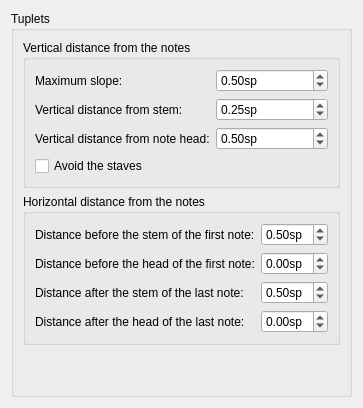
     <widget class="QWidget" name="Page19">
      <layout class="QVBoxLayout" name="verticalLayout_301">
       <property name="spacing">
        <number>0</number>
       </property>
       <item>
        <widget class="QGroupBox" name="groupBox">
         <property name="title">
          <string>Tuplets</string>
         </property>
         <layout class="QVBoxLayout" name="verticalLayout_38">
          <item>
           <widget class="QGroupBox" name="verticalDistance">
            <property name="title">
             <string>Vertical distance from the notes</string>
            </property>
            <layout class="QFormLayout" name="formLayout_5">
             <item row="0" column="0">
              <widget class="QLabel" name="label_48">
               <property name="text">
                <string>Maximum slope:</string>
               </property>
               <property name="buddy">
                <cstring>tupletMaxSlope</cstring>
               </property>
              </widget>
             </item>
             <item row="1" column="0">
              <widget class="QLabel" name="label_49">
               <property name="text">
                <string>Vertical distance from stem:</string>
               </property>
               <property name="buddy">
                <cstring>tupletVStemDistance</cstring>
               </property>
              </widget>
             </item>
             <item row="2" column="0">
              <widget class="QLabel" name="label_50">
               <property name="text">
                <string>Vertical distance from note head:</string>
               </property>
               <property name="buddy">
                <cstring>tupletVHeadDistance</cstring>
               </property>
              </widget>
             </item>
             <item row="3" column="0">
              <widget class="QCheckBox" name="tupletOutOfStaff">
               <property name="text">
                <string>Avoid the staves</string>
               </property>
              </widget>
             </item>
             <item row="1" column="1">
              <widget class="QDoubleSpinBox" name="tupletVStemDistance">
               <property name="suffix">
                <string>sp</string>
               </property>
               <property name="minimum">
                <double>-5.000000000000000</double>
               </property>
               <property name="maximum">
                <double>5.000000000000000</double>
               </property>
               <property name="singleStep">
                <double>0.050000000000000</double>
               </property>
               <property name="value">
                <double>0.250000000000000</double>
               </property>
              </widget>
             </item>
             <item row="2" column="1">
              <widget class="QDoubleSpinBox" name="tupletVHeadDistance">
               <property name="suffix">
                <string>sp</string>
               </property>
               <property name="minimum">
                <double>-5.000000000000000</double>
               </property>
               <property name="maximum">
                <double>5.000000000000000</double>
               </property>
               <property name="singleStep">
                <double>0.050000000000000</double>
               </property>
               <property name="value">
                <double>0.500000000000000</double>
               </property>
              </widget>
             </item>
             <item row="0" column="1">
              <widget class="QDoubleSpinBox" name="tupletMaxSlope">
               <property name="suffix">
                <string extracomment="spatium unit">sp</string>
               </property>
               <property name="minimum">
                <double>0.100000000000000</double>
               </property>
               <property name="maximum">
                <double>1.000000000000000</double>
               </property>
               <property name="singleStep">
                <double>0.050000000000000</double>
               </property>
               <property name="value">
                <double>0.500000000000000</double>
               </property>
              </widget>
             </item>
            </layout>
           </widget>
          </item>
          <item>
           <widget class="QGroupBox" name="groupBox_26">
            <property name="title">
             <string>Horizontal distance from the notes</string>
            </property>
            <layout class="QFormLayout" name="formLayout_8">
             <item row="0" column="0">
              <widget class="QLabel" name="label_51">
               <property name="text">
                <string>Distance before the stem of the first note:</string>
               </property>
               <property name="buddy">
                <cstring>tupletStemLeftDistance</cstring>
               </property>
              </widget>
             </item>
             <item row="1" column="0">
              <widget class="QLabel" name="label_55">
               <property name="text">
                <string>Distance before the head of the first note:</string>
               </property>
               <property name="buddy">
                <cstring>tupletNoteLeftDistance</cstring>
               </property>
              </widget>
             </item>
             <item row="2" column="0">
              <widget class="QLabel" name="label_56">
               <property name="text">
                <string>Distance after the stem of the last note:</string>
               </property>
               <property name="buddy">
                <cstring>tupletStemRightDistance</cstring>
               </property>
              </widget>
             </item>
             <item row="3" column="0">
              <widget class="QLabel" name="label_58">
               <property name="text">
                <string>Distance after the head of the last note:</string>
               </property>
               <property name="buddy">
                <cstring>tupletNoteRightDistance</cstring>
               </property>
              </widget>
             </item>
             <item row="0" column="1">
              <widget class="QDoubleSpinBox" name="tupletStemLeftDistance">
               <property name="suffix">
                <string>sp</string>
               </property>
               <property name="minimum">
                <double>-5.000000000000000</double>
               </property>
               <property name="maximum">
                <double>5.000000000000000</double>
               </property>
               <property name="singleStep">
                <double>0.050000000000000</double>
               </property>
               <property name="value">
                <double>0.500000000000000</double>
               </property>
              </widget>
             </item>
             <item row="1" column="1">
              <widget class="QDoubleSpinBox" name="tupletNoteLeftDistance">
               <property name="suffix">
                <string>sp</string>
               </property>
               <property name="minimum">
                <double>-5.000000000000000</double>
               </property>
               <property name="maximum">
                <double>5.000000000000000</double>
               </property>
               <property name="singleStep">
                <double>0.050000000000000</double>
               </property>
              </widget>
             </item>
             <item row="2" column="1">
              <widget class="QDoubleSpinBox" name="tupletStemRightDistance">
               <property name="suffix">
                <string>sp</string>
               </property>
               <property name="minimum">
                <double>-5.000000000000000</double>
               </property>
               <property name="maximum">
                <double>5.000000000000000</double>
               </property>
               <property name="singleStep">
                <double>0.050000000000000</double>
               </property>
               <property name="value">
                <double>0.500000000000000</double>
               </property>
              </widget>
             </item>
             <item row="3" column="1">
              <widget class="QDoubleSpinBox" name="tupletNoteRightDistance">
               <property name="suffix">
                <string>sp</string>
               </property>
               <property name="minimum">
                <double>-5.000000000000000</double>
               </property>
               <property name="maximum">
                <double>5.000000000000000</double>
               </property>
               <property name="singleStep">
                <double>0.050000000000000</double>
               </property>
              </widget>
             </item>
            </layout>
           </widget>
          </item>
          <item>
           <spacer name="verticalSpacer_3">
            <property name="orientation">
             <enum>Qt::Vertical</enum>
            </property>
            <property name="sizeHint" stdset="0">
             <size>
              <width>20</width>
              <height>40</height>
             </size>
            </property>
           </spacer>
          </item>
         </layout>
        </widget>
       </item>
      </layout>
     </widget>
